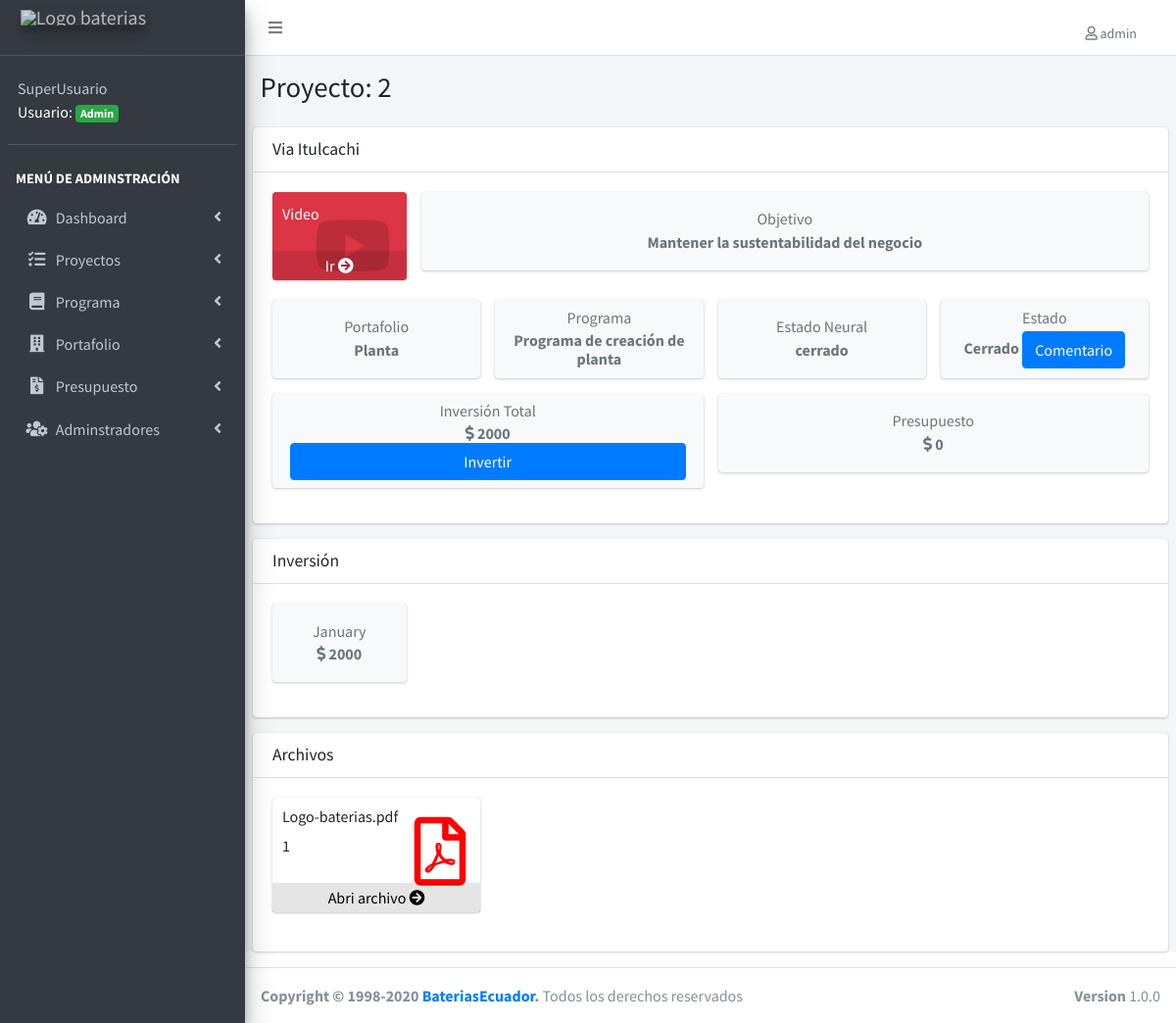
The app's page /detalle-proyecto.php?id=2 (signed in), older data.
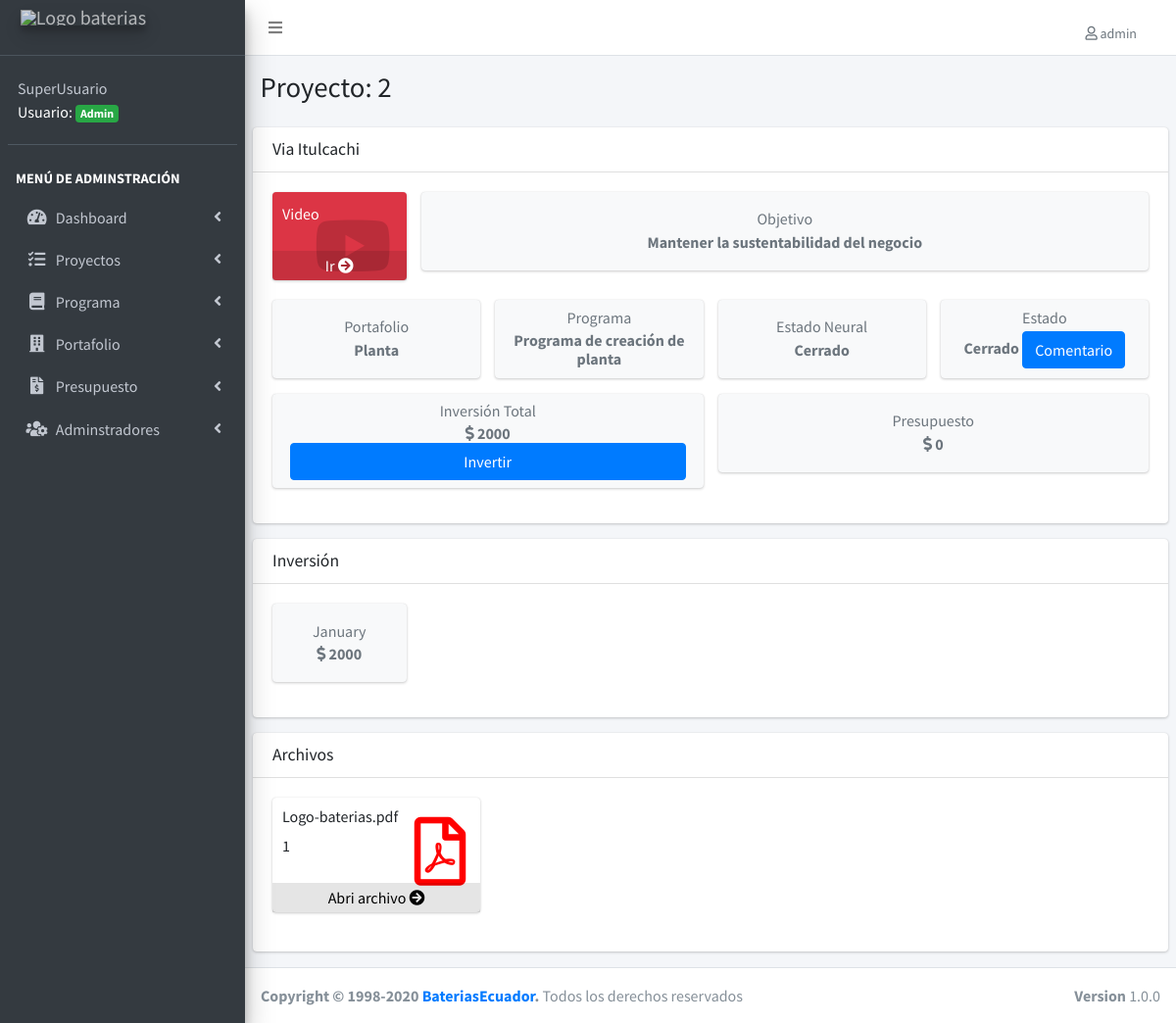
The same page, newer data.
### tables this page shows
CREATE TABLE IF NOT EXISTS `proyectos` (
  `proyecto_id` int(11) NOT NULL AUTO_INCREMENT,
  `inicio` date NOT NULL,
  `detalle` varchar(255) NOT NULL,
  `objetivo_estrategico` varchar(100) NOT NULL,
  `presupuesto_inicial` double NOT NULL,
  `estado_neural` varchar(50) NOT NULL,
  `url_video` varchar(255) DEFAULT NULL,
  `url_documento` varchar(255) DEFAULT NULL,
  `portafolio_id` int(11) NOT NULL DEFAULT '0',
  `programa_id` int(11) NOT NULL,
  `estado_id` int(11) NOT NULL,
  `editado` datetime DEFAULT NULL,
  PRIMARY KEY (`proyecto_id`),
  UNIQUE KEY `detalle` (`detalle`),
  KEY `FK_proyectos_portafolios` (`portafolio_id`),
  KEY `FK_proyectos_programas` (`programa_id`),
  KEY `FK_proyectos_estados` (`estado_id`),
  CONSTRAINT `FK_proyectos_estados` FOREIGN KEY (`estado_id`) REFERENCES `estados` (`estado_id`),
  CONSTRAINT `FK_proyectos_portafolios` FOREIGN KEY (`portafolio_id`) REFERENCES `portafolios` (`portafolio_id`),
  CONSTRAINT `FK_proyectos_programas` FOREIGN KEY (`programa_id`) REFERENCES `programas` (`programa_id`)
);

CREATE TABLE IF NOT EXISTS `portafolios` (
  `portafolio_id` int(11) NOT NULL AUTO_INCREMENT,
  `area` varchar(50) NOT NULL DEFAULT '',
  `editado` datetime DEFAULT NULL,
  PRIMARY KEY (`portafolio_id`),
  UNIQUE KEY `area` (`area`)
);

CREATE TABLE IF NOT EXISTS `programas` (
  `programa_id` int(11) NOT NULL AUTO_INCREMENT,
  `descripcion` varchar(50) NOT NULL DEFAULT '0',
  `editado` datetime DEFAULT NULL,
  PRIMARY KEY (`programa_id`),
  UNIQUE KEY `descripcion` (`descripcion`)
);

CREATE TABLE IF NOT EXISTS `estados` (
  `estado_id` int(11) NOT NULL AUTO_INCREMENT,
  `estado` varchar(50) NOT NULL DEFAULT '',
  PRIMARY KEY (`estado_id`)
);

CREATE TABLE IF NOT EXISTS `cuentas` (
  `proyecto_id` int(11) NOT NULL DEFAULT '0',
  `registros_id` int(11) NOT NULL DEFAULT '0',
  PRIMARY KEY (`proyecto_id`,`registros_id`),
  KEY `FK_cuentas_registros` (`registros_id`),
  CONSTRAINT `FK_cuentas_proyectos` FOREIGN KEY (`proyecto_id`) REFERENCES `proyectos` (`proyecto_id`) ON DELETE CASCADE ON UPDATE CASCADE,
  CONSTRAINT `FK_cuentas_registros` FOREIGN KEY (`registros_id`) REFERENCES `registros` (`registros_id`) ON DELETE CASCADE ON UPDATE CASCADE
);

CREATE TABLE IF NOT EXISTS `registros` (
  `registros_id` int(11) NOT NULL AUTO_INCREMENT,
  `presupuesto` double(22,0) NOT NULL,
  `anio` date NOT NULL,
  `editado` datetime DEFAULT NULL,
  PRIMARY KEY (`registros_id`)
);

### detalle-proyecto.php (the view, shortened to what this page needs)
<?php
include_once('funciones/funciones.php');
include_once('templates/header.php');
$id = $_GET['id'];
include_once('templates/barra.php');
include_once('templates/navegacion.php');
?>
<div class="content-wrapper">
  <section class="content-header">
    <div class="container-fluid">
      <div class="row mb-2">
        <div class="col-sm-6">
          <h1>Proyecto: <?php echo $id ?> </h1>
        </div>
      </div>
    </div>
  </section>
  <section class="content">
    <?php
    try {
      $sql = "SELECT proyecto_id, detalle,url_video, url_documento, objetivo_estrategico, presupuesto_inicial, estado_neural, estados.estado_id, estado, area, descripcion ";
      $sql .= " FROM proyectos ";
      $sql .= " INNER JOIN portafolios ";
      $sql .= " ON proyectos.portafolio_id = portafolios.portafolio_id ";
      $sql .= " INNER JOIN programas ";
      $sql .= " ON proyectos.programa_id=programas.programa_id ";
      $sql .= " INNER JOIN estados ";
      $sql .= " ON proyectos.estado_id=estados.estado_id ";
      $sql .= " WHERE proyecto_id = $id ";
      $resultado = $conn->query($sql);
      $proyecto = $resultado->fetch_assoc();
    } catch (Exception $e) {
      echo "Error: " . $e->getMessage();
    }
    ?>
    <div class="card">
      <div class="card-header">
        <h3 class="card-title"><?php echo $proyecto['detalle'] ?></h3>
      </div>
      <div class="card-body">
        <div class="row">
          <?php
          $cartel = "col-sm-10";
          if ($proyecto['url_video'] !== "") {
            $video = "col-sm-2";
            $cartel = "col-sm-10"; ?>
            <div class=" col-12 <?php echo $video ?>">
              <div class="small-box bg-danger">
                <div class="inner">
                  <p>Video</p>
                </div>
                <div class="icon">
                  <i class="fab fa-youtube"></i>
                </div>
                <a href="<?php echo $proyecto['url_video'] ?>" class="small-box-footer">Ir <i class="fas fa-arrow-circle-right"></i></a>
              </div>
            </div>
          <?php } else {
            $cartel = "col-sm-12";
          }
          ?>
          <div class=" col-12 <?php echo $cartel ?>">
            <div class="info-box bg-light">
              <div class="info-box-content">
                <span class="info-box-text text-center text-muted">Objetivo</span>
                <span class="info-box-number text-center text-muted mb-0"> <?php echo $proyecto['objetivo_estrategico'] ?> </span>
              </div>
            </div>
          </div>
        </div>
        <div class="row">
          <div class="col-12 col-sm-3">
            <div class="info-box bg-light">
              <div class="info-box-content">
                <span class="info-box-text text-center text-muted">Portafolio</span>
                <span class="info-box-number text-center text-muted mb-0"> <?php echo $proyecto['area'] ?> </span>
              </div>
            </div>
          </div>
          <div class="col-12 col-sm-3">
            <div class="info-box bg-light">
              <div class="info-box-content">
                <span class="info-box-text text-center text-muted">Programa</span>
                <span class="info-box-number text-center text-muted mb-0"><?php echo $proyecto['descripcion'] ?></span>
              </div>
            </div>
          </div>
          <div class="col-12 col-sm-3">
            <div class="info-box bg-light">
              <div class="info-box-content">
                <span class="info-box-text text-center text-muted">Estado Neural</span>
                <span class="info-box-number text-center text-muted mb-0"> <?php echo $proyecto['estado_neural'] ?></span></div>
            </div>
          </div>
          <div class="col-12 col-sm-3">
            <div class="info-box bg-light">
              <div class="info-box-content">
                <span class="info-box-text text-center text-muted">Estado</span>
                <span class="info-box-number text-center text-muted mb-0"><?php echo $proyecto['estado'] ?> <span>
                    <button type="button" class="btn btn-primary" data-toggle="modal" data-target="#exampleModal">
                      Comentario
                    </button>
              </div>
            </div>
          </div>
        </div>
        <div class="row">
          <div class="col-12 col-sm-6">
            <?php
            $sql = " SELECT  SUM(presupuesto) AS total FROM cuentas ";
            $sql .= " INNER JOIN registros ON registros.registros_id = cuentas.registros_id ";
            $sql .= " WHERE proyecto_id = $id ";
            $resultado = $conn->query($sql);
            $registrados = $resultado->fetch_assoc();
            ?>
            <div class="info-box bg-light">
              <div class="info-box-content">
                <span class="info-box-text text-center text-muted">Inversión Total</span>
                <span class="info-box-number text-center text-muted mb-0" id = "presupuesto_inversion"> <i class="fas fa-dollar-sign"></i>
                  <?php
                  if ($registrados['total'] == null) {
                    echo '0';
                  } else {
                    echo  $registrados['total'];
                  }
                  ?>
                </span>
                <button  id="boton01" type="button" class="btn btn-primary">
                      Invertir
                    </button>
                </div>
            </div>
          </div>
          <div class="col-12 col-sm-6">
            <div class="info-box bg-light">
              <div class="info-box-content">
                <span class="info-box-text text-center text-muted">Presupuesto</span>
                <span class="info-box-number text-center text-muted mb-0" id="presupuesto_total"> <i class="fas fa-dollar-sign"></i> <?php echo $proyecto['presupuesto_inicial'] ?> </span>
              </div>
            </div>
          </div>
        </div>
      </div>
    </div>
    <?php
    if ($registrados['total'] == null) {
    } else { ?>
      <div class="card">
        <div class="card-header">
          <h3 class="card-title">Inversión</h3>
        </div>
        <div class="card-body">
          <div class="row">
            <?php
            try {
              $sql = " SELECT  *  FROM cuentas ";
              $sql .= " INNER JOIN registros ON registros.registros_id = cuentas.registros_id ";
              $sql .= " WHERE proyecto_id = $id ";
              $resultado = $conn->query($sql);
            } catch (Exception $e) {
              $error = $e->getMessage();
              echo $error;
            }
            while ($registrados = $resultado->fetch_assoc()) { ?>
              <div class="col-12 col-sm-2">
                <div class="info-box bg-light">
                  <div class="info-box-content">
                    <span class="info-box-text text-center text-muted">
                      <?php
                      $fechaComoEntero = strtotime($registrados['anio']);
                      $anio = strftime("%B", $fechaComoEntero);
                      echo $anio;
                      ?>
                    </span>
                    <span class="info-box-number text-center text-muted mb-0"> <i class="fas fa-dollar-sign"></i> <?php echo $registrados['presupuesto'] ?> </span>
                  </div>
                </div>
              </div>
            <?php } ?>
          </div>
        </div>
      </div>
    <?php }  ?>
    <div class="card">
      <div class="card-header">
        <h3 class="card-title">Archivos </h3>
      </div>
      <div class="card-body">
        <div class="row">
          <?php
          if ($proyecto['url_documento'] == "") { ?>
            <div class="col-lg-3 col-6">
              <div class="small-box bg-ligt">
                <div class="inner">
                  <p>No existen documentos</p>
                </div>
                <div class="icon">
                  <i class="fas fa-book-dead" style="color: black;"></i>
                </div>
                <a href="lista-cuenta.php" class="small-box-footer" style="color: black;"> </a>
              </div>
            </div>
            <?php  } else {
            $array = explode(",", $proyecto['url_documento']);
            foreach ($array as $clave => $valor) { ?>
              <div class="col-lg-3 col-6">
                <div class="small-box bg-ligt">
                  <div class="inner">
                    <h6><?php echo $valor; ?></h6>
                    <p><?php echo $clave + 1 ?></p>
                  </div>
                  <div class="icon">
                    <i class="far fa-file-pdf" style="color: red;"></i>
                  </div>
                  <a href="docs/<?php echo $valor; ?>" class="small-box-footer" style="color: black;">Abri archivo <i class="fas fa-arrow-circle-right"></i></a>
                </div>
              </div>
          <?php  }
          }
          ?>
        </div>
      </div>
    </div>
  </section>
</div>
<?php
include_once('templates/footer.php');
?>

### templates/header.php (shortened to what this page needs)
<!DOCTYPE html>
<html>
<head>
  <link rel="stylesheet" href="css/all.min.css">
  <link rel="stylesheet" href="https://code.ionicframework.com/ionicons/2.0.1/css/ionicons.min.css">
  <link rel="stylesheet" href="css/daterangepicker.css">
  <link rel="stylesheet" href="css/icheck-bootstrap.min.css">
  <link rel="stylesheet" href="css/tempusdominus-bootstrap-4.min.css">
  <link rel="stylesheet" href="css/select2.min.css">
  <link rel="stylesheet" href="css/select2-bootstrap4.min.css">
  <link rel="stylesheet" href="css/bootstrap-duallistbox.min.css">
  <link rel="stylesheet" href="css/adminlte.min.css">
  <link rel="stylesheet" href="css/dataTables.bootstrap4.min.css">
  <link rel="stylesheet" href="css/responsive.bootstrap4.min.css">
  <link rel="stylesheet" href="css/admin.css">
  <link rel="stylesheet" href="css/fontawesome-iconpicker.min.css">
</head>

### templates/barra.php (shortened to what this page needs)
<body class="hold-transition sidebar-mini">
  <div class="wrapper">
    <nav class="main-header navbar navbar-expand navbar-white navbar-light">
      <ul class="navbar-nav">
        <li class="nav-item">
          <a class="nav-link" data-widget="pushmenu" href="#" role="button"><i class="fas fa-bars"></i></a>
        </li>
      </ul>
      <ul class="navbar-nav ml-auto">
        <li class="nav-item dropdown">
          <a class="nav-link" data-toggle="dropdown" href="#">
            <span class="dropdown-item dropdown-header"> <i class="far fa-user"></i> <?php echo $_SESSION['usuario'];?></span>
          </a>
        </li>
      </ul>
    </nav>

### templates/navegacion.php (shortened to what this page needs)
<aside class="main-sidebar sidebar-dark-primary elevation-4">
  <a href="login.php?cerrar_sesion=true" class="brand-link">
    <img src="img/logo-baterias.png" alt="Logo baterias" class="brand-image elevation-3" style="opacity: .8" >
    <br>
  </a>
  <div class="sidebar">
    <div class="user-panel mt-3 pb-3 mb-3 d-flex">
      <div class="info" style="color: white;">
        <a href="#" class="d-block"><?php echo $_SESSION['nombre']; ?></a>
        <?php
        if ($_SESSION['nivel'] == 1) {
          echo 'Usuario: <span class="badge badge-success">Admin</span>';
        } else {
          echo 'Usuario: <span class="badge badge-primary">User</span>';
        }
        ?>
      </div>
    </div>
    <nav class="mt-2">
      <ul class="nav nav-pills nav-sidebar flex-column" data-widget="treeview" role="menu" data-accordion="false">
        <li class="nav-header">Menú de adminstración</li>
        <li class="nav-item has-treeview">
          <a href="#" class="nav-link">
            <i class="nav-icon fas fa-tachometer-alt"></i>
            <p>
              Dashboard
              <i class="right fas fa-angle-left"></i>
            </p>
          </a>
        </li>
        <li class="nav-item has-treeview">
          <a href="#" class="nav-link">
            <i class="nav-icon fas fa-tasks"></i>
            <p>
              Proyectos
              <i class="fas fa-angle-left right"></i>
            </p>
          </a>
        </li>
        <li class="nav-item has-treeview">
          <a href="#" class="nav-link">
            <i class="nav-icon fas fa-book"></i>
            <p>
              Programa
              <i class="fas fa-angle-left right"></i>
            </p>
          </a>
        </li>
        <li class="nav-item has-treeview">
          <a href="#" class="nav-link">
            <i class=" nav-icon fas fa-building"></i>
            <p>
              Portafolio
              <i class="fas fa-angle-left right"></i>
            </p>
          </a>
        </li>
        <li class="nav-item has-treeview">
          <a href="#" class="nav-link">
            <i class=" nav-icon fas fa-file-invoice-dollar"></i>
            <p>
              Presupuesto
              <i class="fas fa-angle-left right"></i>
            </p>
          </a>
        </li>
        <?php if ($_SESSION['nivel'] == 1) : ?>
          <li class="nav-item has-treeview">
            <a href="#" class="nav-link">
              <i class="nav-icon fas fa-users-cog"></i>
              <p>
                Adminstradores
                <i class="fas fa-angle-left right"></i>
              </p>
            </a>
          </li>
        <?php endif; ?>
      </ul>
    </nav>
  </div>
</aside>

### templates/footer.php (shortened to what this page needs)
<footer class="main-footer">
    <div class="float-right d-none d-sm-block">
        <b>Version</b> 1.0.0
    </div>
    <strong>Copyright &copy; 1998-2020 <a href="">Baterias<span>Ecuador</span></a>.</strong> Todos los derechos reservados
</footer>
</div>
</body>
</html>

### css/admin.css (style rules this page uses)
.nav-sidebar>.nav-header, .sidebar-form { text-transform: uppercase; color: white; font-weight: bold; }

Row changes from the older to the newer data that the page shows:
changed proyectos "Logo-baterias.pdf": estado_neural "cerrado" → "Cerrado"
